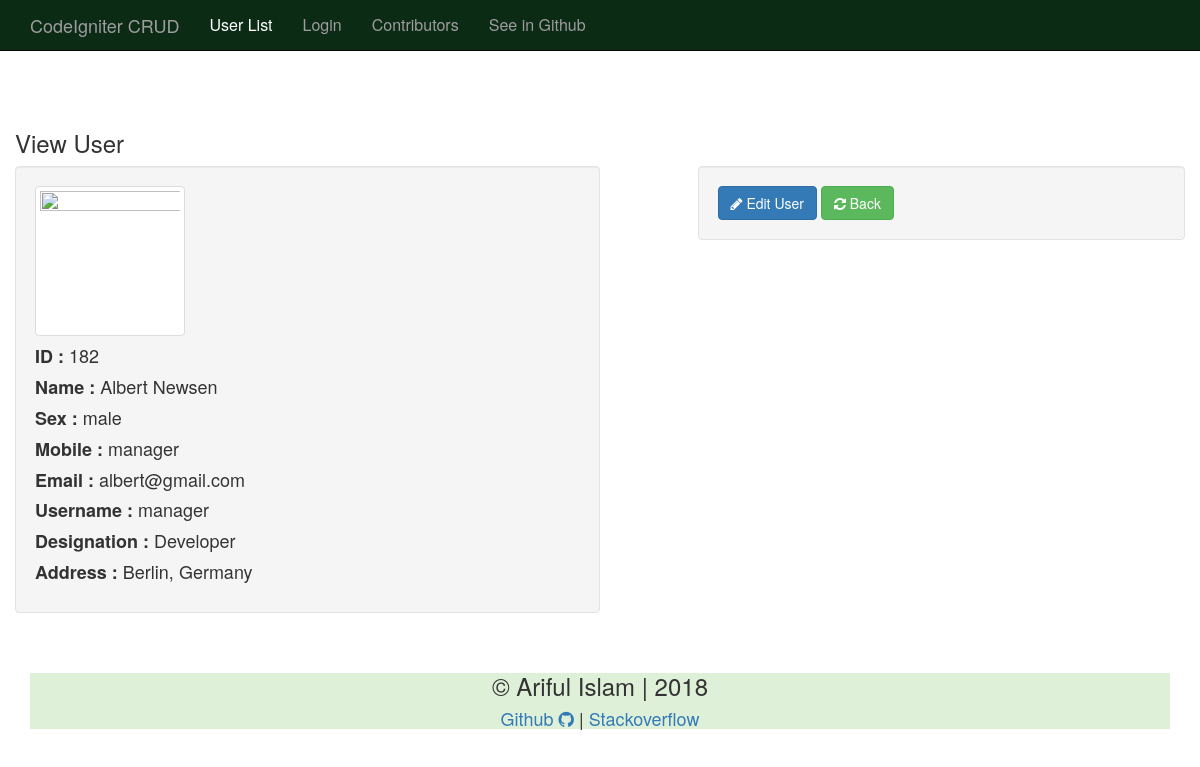
The app's page /user/viewuser/182, older data.
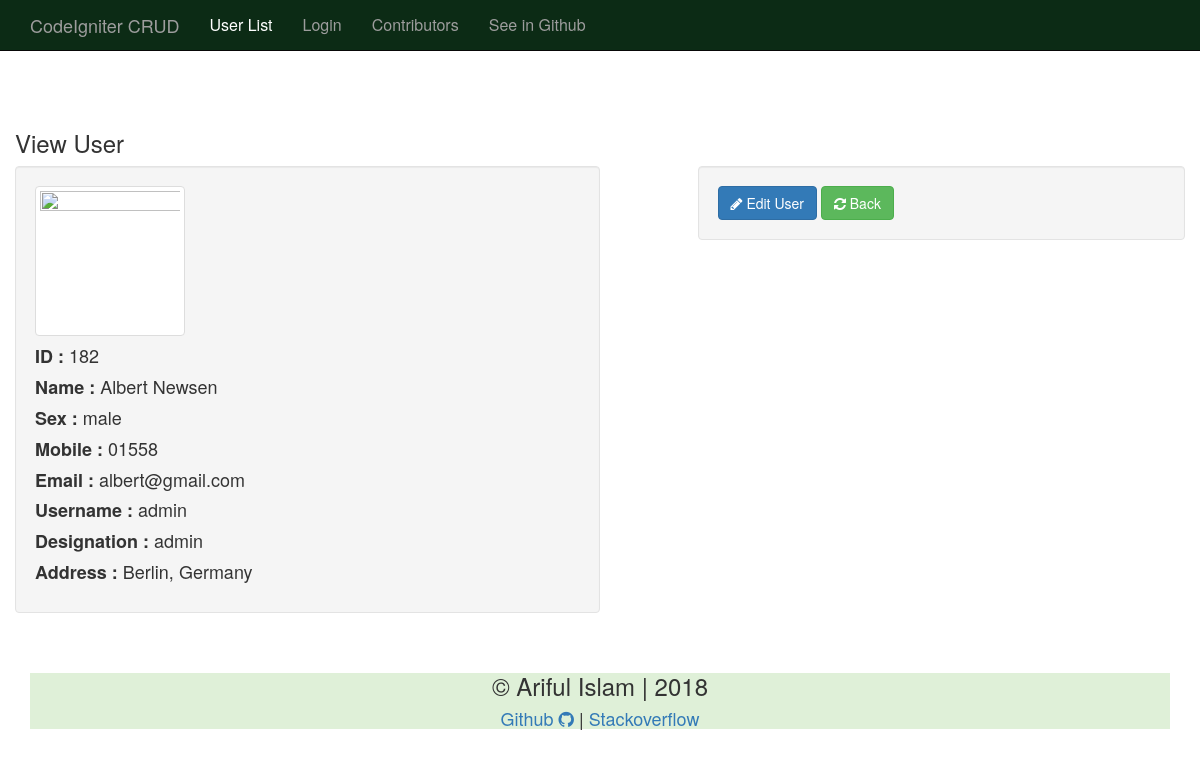
The same page, newer data.
### tables this page shows
CREATE TABLE `usertable` (
  `id` int(11) NOT NULL,
  `name` varchar(50) NOT NULL,
  `sex` varchar(10) NOT NULL,
  `username` varchar(32) NOT NULL,
  `password` varchar(32) NOT NULL,
  `mobile` varchar(15) NOT NULL,
  `address` varchar(50) NOT NULL,
  `email` varchar(50) NOT NULL,
  `designation` varchar(100) NOT NULL,
  `image` varchar(50) NOT NULL
);

### application/controllers/User.php (called while the page is built, shortened)
<?php
class User extends CI_Controller
{
    public function __construct()
    {
        $this->load->model('UserModel');
        $this->load->library('session');
        $this->load->helper('security');
    }
    public function viewuser($userid = "")
    {
        $this->load->view('template/inc/header.php');
        $data['userdata'] = $this->UserModel->getsingleuser($userid);
        $this->load->view('template/user/viewsingleuser.php', $data);
        $this->load->view('template/inc/footer.php');
    }
}

### index.php (called while the page is built, shortened)
<?php
require_once BASEPATH.'core/CodeIgniter.php';

### application/models/UserModel.php (called while the page is built, shortened)
<?php
class UserModel extends CI_Model
{
    public function __construct()
    {
        $this->db = $this->load->database("default", TRUE);
    }
    public function getsingleuser($userid)
    {
        $where['id'] = $userid;
        $result = $this->db->get_where("usertable", $where);
        return $result->result_array();
    }
}
?>

### application/views/template/user/viewsingleuser.php (the view)
<div class="row" style="margin-top: 40px;">
    <div class="card">
        <h3>View User</h3>
    </div>
    <div class="well spacing-top col-md-6">
        <img src="<?php echo base_url();?>/uploads/userphoto/<?php echo $userdata[0]['image']; ?>" class="img-thumbnail" alt="" width="150px" height="150px">
        <h4><strong>ID :</strong> <?php echo $userdata[0]['id']; ?></h4>
        <h4><strong>Name :</strong> <?php echo $userdata[0]['name']; ?></h4>
        <h4><strong>Sex :</strong> <?php echo $userdata[0]['sex']; ?></h4>
        <h4><strong>Mobile :</strong> <?php echo $userdata[0]['mobile']; ?></h4>
        <h4><strong>Email :</strong> <?php echo $userdata[0]['email']; ?></h4>
        <h4><strong>Username :</strong> <?php echo $userdata[0]['username']; ?></h4>
        <h4><strong>Designation :</strong> <?php echo $userdata[0]['designation']; ?></h4>
        <h4><strong>Address :</strong> <?php echo $userdata[0]['address']; ?></h4>
    </div>
    <div class="well spacing-top col-md-offset-1 col-md-5">
        <a href="<?php echo site_url("user/edituser")."/"; ?><?php echo $userdata[0]['id']; ?>" class="btn btn-primary"><i class="fa fa-pencil"></i>&nbsp;Edit User</a> <a href="<?php echo site_url("user/userlist"); ?>" class="btn btn-success"><i class="fa fa-refresh"></i>&nbsp;Back</a>
    </div>
</div>

Row changes from the older to the newer data that the page shows:
changed usertable "Albert Newsen": mobile "manager" → "01558"; username "manager" → "admin"; designation "Developer" → "admin"
